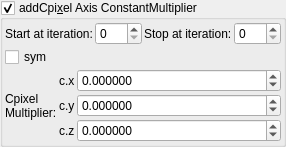
    <widget class="MyGroupBox" name="groupCheck_transf_addCpixel_enabled">
     <property name="toolTip">
      <string>&lt;html&gt;&lt;head/&gt;&lt;body&gt;&lt;p&gt;Cpixel is CVector3 c = ( c.x, c.y, c.z). It is each original point (pixel) in 3D space where the iteration starts from, ( c = original z for each point .) It is commonly found in formula structures z = f(z) + c.&lt;/p&gt;&lt;p&gt;The Cpixel multiplier effectively scales this point &amp;quot;c&amp;quot;.&lt;/p&gt;&lt;p&gt;This transform allows the swapping of the order of the &amp;quot;CVector3 c&amp;quot; components before being multiplied by &amp;quot;CVector3 z&amp;quot; components.&lt;/p&gt;&lt;/body&gt;&lt;/html&gt;</string>
     </property>
     <property name="title">
      <string>addCpi&amp;xel Axis ConstantMultiplier</string>
     </property>
     <property name="checkable">
      <bool>true</bool>
     </property>
     <layout class="QVBoxLayout" name="verticalLayout_50">
      <property name="spacing">
       <number>2</number>
      </property>
      <property name="leftMargin">
       <number>2</number>
      </property>
      <property name="topMargin">
       <number>2</number>
      </property>
      <property name="rightMargin">
       <number>2</number>
      </property>
      <property name="bottomMargin">
       <number>2</number>
      </property>
      <item>
       <layout class="QGridLayout" name="gridLayout_81">
        <property name="spacing">
         <number>2</number>
        </property>
        <item row="3" column="3">
         <widget class="MySpinBox" name="spinboxInt_transf_stop_iterations_C">
          <property name="sizePolicy">
           <sizepolicy hsizetype="Preferred" vsizetype="Maximum">
            <horstretch>0</horstretch>
            <verstretch>0</verstretch>
           </sizepolicy>
          </property>
          <property name="maximum">
           <number>999</number>
          </property>
         </widget>
        </item>
        <item row="3" column="2">
         <widget class="QLabel" name="label_52">
          <property name="text">
           <string>Stop at iteration:</string>
          </property>
         </widget>
        </item>
        <item row="3" column="1">
         <widget class="MySpinBox" name="spinboxInt_transf_start_iterations_C">
          <property name="sizePolicy">
           <sizepolicy hsizetype="Minimum" vsizetype="Maximum">
            <horstretch>0</horstretch>
            <verstretch>0</verstretch>
           </sizepolicy>
          </property>
          <property name="minimum">
           <number>0</number>
          </property>
          <property name="maximum">
           <number>999</number>
          </property>
          <property name="value">
           <number>0</number>
          </property>
         </widget>
        </item>
        <item row="3" column="0">
         <widget class="QLabel" name="label_72">
          <property name="text">
           <string>Start at iteration:</string>
          </property>
         </widget>
        </item>
       </layout>
      </item>
      <item>
       <layout class="QGridLayout" name="gridLayout_24" columnstretch="0,0,1">
        <property name="spacing">
         <number>2</number>
        </property>
        <item row="0" column="0" colspan="2">
         <widget class="MyCheckBox" name="checkBox_transf_alternate_enabled_false">
          <property name="text">
           <string>sym</string>
          </property>
         </widget>
        </item>
        <item row="2" column="2">
         <widget class="MyDoubleSpinBox" name="spinbox3_transf_constant_multiplier_111_y">
          <property name="sizePolicy">
           <sizepolicy hsizetype="Minimum" vsizetype="Maximum">
            <horstretch>0</horstretch>
            <verstretch>0</verstretch>
           </sizepolicy>
          </property>
          <property name="prefix">
           <string/>
          </property>
          <property name="suffix">
           <string/>
          </property>
          <property name="decimals">
           <number>6</number>
          </property>
          <property name="minimum">
           <double>-99.989999999999995</double>
          </property>
          <property name="maximum">
           <double>99.989999999999995</double>
          </property>
          <property name="singleStep">
           <double>0.100000000000000</double>
          </property>
         </widget>
        </item>
        <item row="1" column="2">
         <widget class="MyDoubleSpinBox" name="spinbox3_transf_constant_multiplier_111_x">
          <property name="sizePolicy">
           <sizepolicy hsizetype="Minimum" vsizetype="Maximum">
            <horstretch>0</horstretch>
            <verstretch>0</verstretch>
           </sizepolicy>
          </property>
          <property name="prefix">
           <string/>
          </property>
          <property name="suffix">
           <string/>
          </property>
          <property name="decimals">
           <number>6</number>
          </property>
          <property name="minimum">
           <double>-99.989999999999995</double>
          </property>
          <property name="maximum">
           <double>99.989999999999995</double>
          </property>
          <property name="singleStep">
           <double>0.100000000000000</double>
          </property>
         </widget>
        </item>
        <item row="1" column="1">
         <widget class="QLabel" name="label_116">
          <property name="text">
           <string notr="true">c.x</string>
          </property>
         </widget>
        </item>
        <item row="2" column="1">
         <widget class="QLabel" name="label_114">
          <property name="text">
           <string notr="true">c.y</string>
          </property>
         </widget>
        </item>
        <item row="3" column="1">
         <widget class="QLabel" name="label_115">
          <property name="text">
           <string notr="true">c.z</string>
          </property>
         </widget>
        </item>
        <item row="3" column="2">
         <widget class="MyDoubleSpinBox" name="spinbox3_transf_constant_multiplier_111_z">
          <property name="sizePolicy">
           <sizepolicy hsizetype="Minimum" vsizetype="Maximum">
            <horstretch>0</horstretch>
            <verstretch>0</verstretch>
           </sizepolicy>
          </property>
          <property name="prefix">
           <string/>
          </property>
          <property name="suffix">
           <string/>
          </property>
          <property name="decimals">
           <number>6</number>
          </property>
          <property name="minimum">
           <double>-99.989999999999995</double>
          </property>
          <property name="maximum">
           <double>99.989999999999995</double>
          </property>
          <property name="singleStep">
           <double>0.100000000000000</double>
          </property>
         </widget>
        </item>
        <item row="1" column="0" rowspan="3">
         <widget class="QLabel" name="label_108">
          <property name="text">
           <string>Cpixel
Multiplier:</string>
          </property>
         </widget>
        </item>
       </layout>
      </item>
     </layout>
    </widget>
